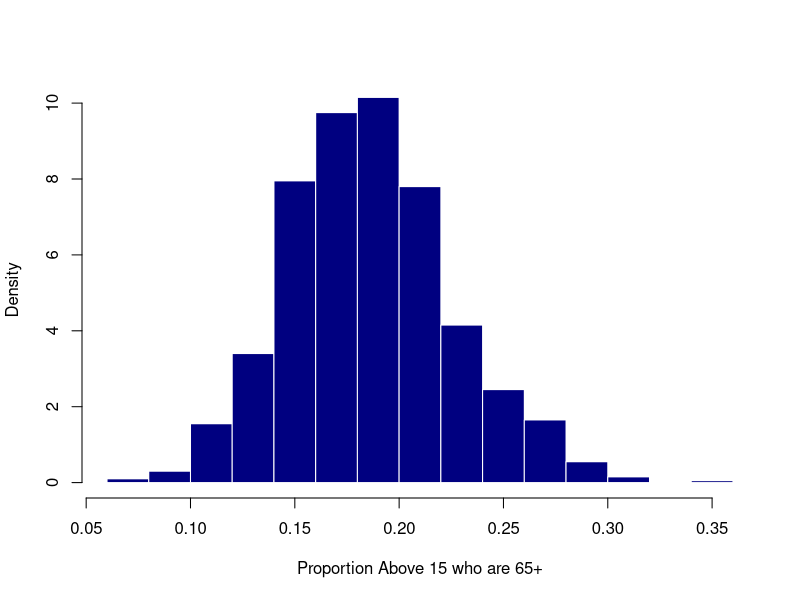
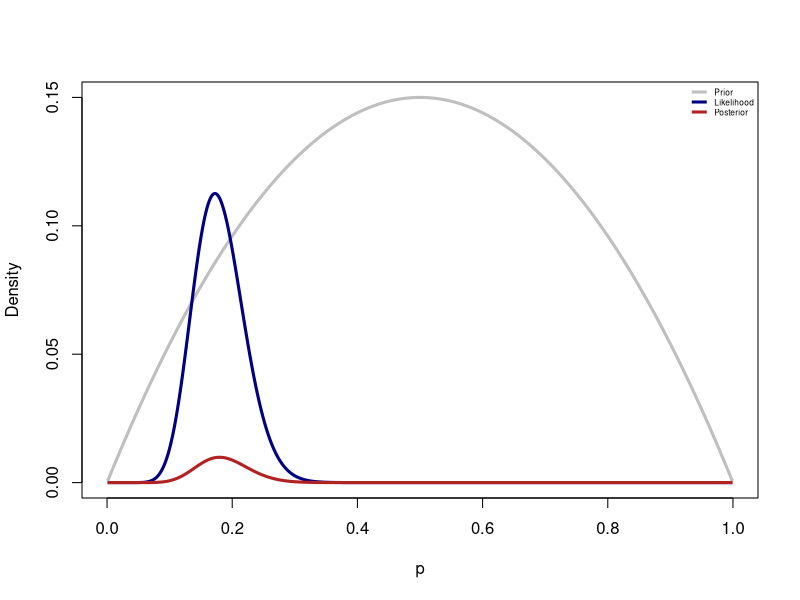

These figures' R source, in order:
## ----setup, include=FALSE-------------------------------------------------------------
knitr::opts_chunk$set(echo = TRUE, message = FALSE)


## ---- echo = FALSE, results = 'asis'--------------------------------------------------
library(dplyr)
library(xtable)
set.seed(202303)
n <- 100
age_groups <- c("0-14", "15-64", "65+")
data <- data.frame(ID = 1:n,
                   Age = age_groups[sample(1:3, size = 100,
                                           replace = TRUE,
                                           prob = c(0.182, 0.65,
                                                    0.168))])
to_print <- data %>% group_by(Age) %>% 
  summarise(N = n()) %>% 
  ungroup() %>% 
  mutate(y = ifelse(Age == "65+", 1,
                    ifelse(Age == "15-64", 0, NA))) %>% 
  xtable(., align = "cc|cc", digits = c(0, 0, 0, 0))

print.xtable(to_print, comment = FALSE, include.rownames = FALSE)


## ---- echo = TRUE---------------------------------------------------------------------
qbeta(c(0.025, 0.975), shape1 = 17, shape2 = 74)


## ---- echo = TRUE, fig.height = 3, fig.width = 4, fig.align = "center"----------------
post_prob <- rbeta(n = 1000, shape1 = 17, shape2 = 74)
hist(post_prob, main = "", xlab = "Proportion Above 15 who are 65+",
     border = FALSE, col = "navy", freq = FALSE)


## ---- echo = TRUE, fig.height = 3, fig.width = 4, fig.align = "center"----------------
sum(post_prob > 15/87)/length(post_prob)
sum(post_prob > 0.25)/length(post_prob)


## ---- echo = TRUE---------------------------------------------------------------------
support_ratio <- (1 - post_prob)/post_prob
c(mean(support_ratio), sd(support_ratio))
quantile(support_ratio, probs = c(0.025, 0.975))


## ---- echo = TRUE---------------------------------------------------------------------
post_pred <- rbinom(1000, size = 87, prob = post_prob)
c(mean(post_pred), sd(post_pred))
quantile(post_pred, probs = c(0.025, 0.975))


## ---- echo = TRUE---------------------------------------------------------------------
p_grid <- seq(0.001, 0.999, .001)
prior_eval <- dbeta(p_grid, shape1 = 2, shape2 = 2)
likelihood_eval <- dbinom(15, size = 87, prob = p_grid)
marg_calc <- sum(likelihood_eval*prior_eval)
post_eval <- (1/marg_calc)*likelihood_eval*prior_eval


## ---- echo = FALSE, fig.height = 3, fig.width = 3, fig.align="center"-----------------
y_lims <- round(c(min(c(prior_eval/10, likelihood_eval, post_eval)),
                  max(c(prior_eval/10, likelihood_eval, post_eval))),
                digits = 3)

par(lend = 1)
plot(p_grid, prior_eval/10,
     xlab = "p", ylab = "Density",
     xlim = c(0,1), ylim = y_lims,
     lwd = 3, type = "l", col = "grey75")
lines(p_grid, likelihood_eval,
      lwd = 3, col = "navy")
lines(p_grid, post_eval,
      lwd = 3, col = "firebrick")
legend("topright", bty = "n", lwd = 3, cex = .5,
       col = c("grey75", "navy", "firebrick"),
       legend = c("Prior", "Likelihood", "Posterior"))



## ---- echo = TRUE---------------------------------------------------------------------
max_val_idx <- which.max(post_eval)
p_grid[max_val_idx]


## ---- echo = TRUE---------------------------------------------------------------------
post_samp_grid <- sample(p_grid, size = 1000, replace = TRUE,
                         prob = post_eval)
quantile(post_samp_grid, c(0.025, .5, 0.975))

